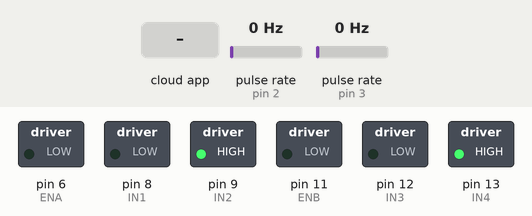
The sketch below on a simulated Arduino Uno, built with avr-gcc and run on an emulated ATmega328P. Shown: switched loads named in the sketch (green lamp = pin HIGH). Wiring (inferred from the names in the program): 2 × pulse sensor: data pin 2 / data pin 3. The inputs (shaded band) are chosen by the test bench; at power-on: pulse rate (sensors on pin 2, pin 3) 0 Hz. The ROS host is connected and sends only what is stated.

Above: at 1.2 s.
1.3 s: the phone or cloud app sets cmd_right_wheel to 45
At 2.5 s:
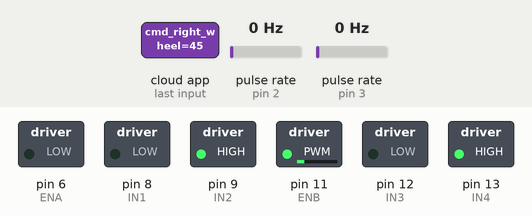
2.8 s: the phone or cloud app sets cmd_left_wheel to 45
At 3.6 s:
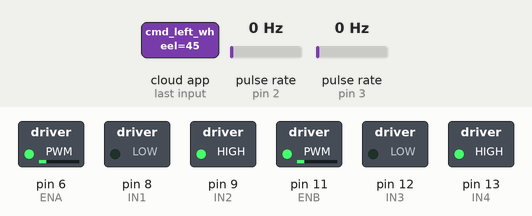
4.3 s: the phone or cloud app sets cmd_right_wheel to 0
At 4.8 s:
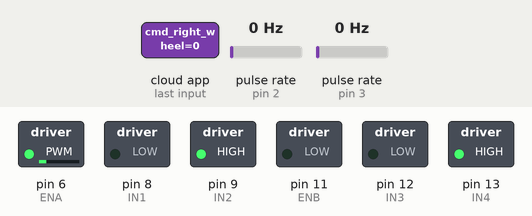
5.8 s: the phone or cloud app sets cmd_left_wheel to 90
At 7.0 s:
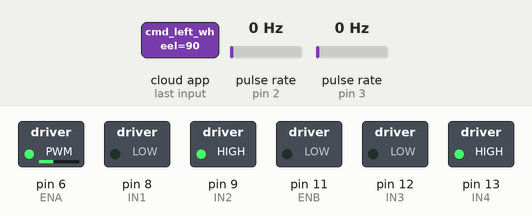
7.3 s: the phone or cloud app sets cmd_right_wheel to 90
At 8.3 s:
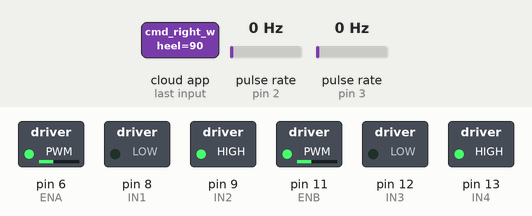
8.8 s: the phone or cloud app sets cmd_left_wheel to 0
At 9.4 s:
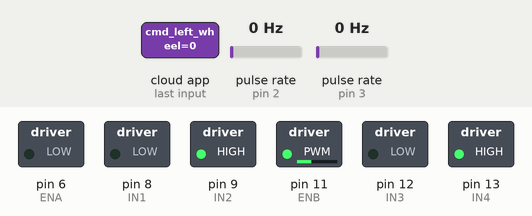
Timing chart, 0 to 11.3 s (numbered marks = the images above; inputs shaded):
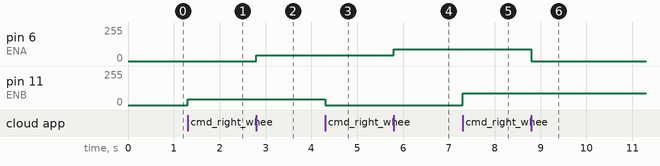

Measured:
- after the input at 1.3 s, pin 11 (ENB): 0/255 → 45/255 at once
- after the input at 2.8 s, pin 6 (ENA): 0/255 → 45/255 at once
- after the input at 4.3 s, pin 11 (ENB): 45/255 → 0/255 at once
- after the input at 5.8 s, pin 6 (ENA): 45/255 → 90/255 at once
- after the input at 7.3 s, pin 11 (ENB): 0/255 → 90/255 at once
- after the input at 8.8 s, pin 6 (ENA): 90/255 → 0/255 at once

The sketch:

c8_robot_with_motors_and_encoders.ino
```cpp
#include <ros.h>
#include <std_msgs/Int16.h>
#include <std_msgs/Float32.h>
#include <TimerOne.h>

#define LOOP_TIME        200000

#define ENA 6
#define ENB 11
#define IN1 8
#define IN2 9
#define IN3 12
#define IN4 13
#define left_encoder_pin 2
#define right_encoder_pin 3

unsigned int counter_left=0;
unsigned int counter_right = 0;
float radius = 0.025;
float pi = 3.1415;

ros::NodeHandle  nh;
std_msgs::Float32 left_wheel_vel;
ros::Publisher left_wheel_vel_pub("/left_wheel_velocity", &left_wheel_vel);

std_msgs::Float32 right_wheel_vel;
ros::Publisher right_wheel_vel_pub("/right_wheel_velocity", &right_wheel_vel);

void docount_left()  // counts from the speed sensor
{
  counter_left++;  // increase +1 the counter value
}

void docount_right()  // counts from the speed sensor
{
  counter_right++;  // increase +1 the counter value
}

 void timerIsr()
{
  Timer1.detachInterrupt();  //stop the timer
  //Left Motor Speed
  left_wheel_vel.data = float(counter_left)*2*5/8;
  left_wheel_vel_pub.publish(&left_wheel_vel);
  right_wheel_vel.data = float(counter_right)*2*pi*5/8;
  right_wheel_vel_pub.publish(&right_wheel_vel);
  counter_right=0;
  counter_left=0;
  Timer1.attachInterrupt( timerIsr );  //enable the timer
}

void cmdLeftWheelCB( const std_msgs::Int16& msg)
{
  if(msg.data >= 0)
  {
    analogWrite(ENA,msg.data);
    digitalWrite(IN1, LOW);
    digitalWrite(IN2, HIGH);
  }
  else
  {
    analogWrite(ENA,-msg.data);
    digitalWrite(IN1, HIGH);
    digitalWrite(IN2, LOW);
  }
}

void cmdRightWheelCB( const std_msgs::Int16& msg)
{

  if(msg.data >= 0)
  {
    analogWrite(ENB,msg.data);
    digitalWrite(IN3, LOW);
    digitalWrite(IN4, HIGH);
  }
  else
  {
    analogWrite(ENB,-msg.data);
    digitalWrite(IN3, HIGH);
    digitalWrite(IN4, LOW);
  }
}


ros::Subscriber<std_msgs::Int16> subCmdLeft("cmd_left_wheel", cmdLeftWheelCB );
ros::Subscriber<std_msgs::Int16> subCmdRight("cmd_right_wheel",cmdRightWheelCB );

void setup() {
  // put your setup code here, to run once:
  pinMode(ENA, OUTPUT);
  pinMode(ENB, OUTPUT);
  pinMode(IN1, OUTPUT);
  pinMode(IN2, OUTPUT);
  pinMode(IN3, OUTPUT);
  pinMode(IN4, OUTPUT);
  analogWrite(ENA,0);
  analogWrite(ENB, 0);
  digitalWrite(IN1, LOW);
  digitalWrite(IN2, HIGH);
  digitalWrite(IN3, LOW);
  digitalWrite(IN4, HIGH);

  //Setup for encoders
  pinMode(right_encoder_pin, INPUT_PULLUP);
  pinMode(left_encoder_pin, INPUT_PULLUP);
  Timer1.initialize(LOOP_TIME);
  attachInterrupt(digitalPinToInterrupt(left_encoder_pin), docount_left, CHANGE);  // increase counter when speed sensor pin goes High
  attachInterrupt(digitalPinToInterrupt(right_encoder_pin), docount_right, CHANGE);  // increase counter when speed sensor pin goes High

  nh.initNode();
  nh.subscribe(subCmdRight);
  nh.subscribe(subCmdLeft);
  nh.advertise(left_wheel_vel_pub);
  nh.advertise(right_wheel_vel_pub);
  Timer1.attachInterrupt( timerIsr ); // enable the timer
}

void loop()
{
    nh.spinOnce();
}
```
